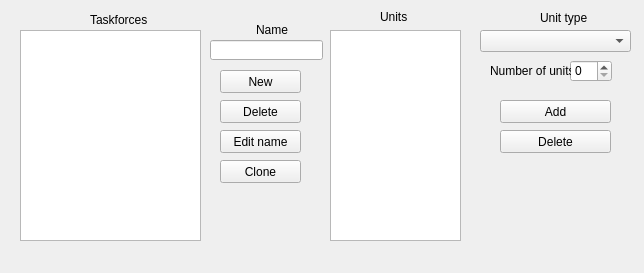
<?xml version="1.0" encoding="UTF-8"?>
<ui version="4.0">
 <class>TaskforceSection</class>
 <widget class="QDockWidget" name="TaskforceSection">
  <property name="geometry">
   <rect>
    <x>0</x>
    <y>0</y>
    <width>644</width>
    <height>273</height>
   </rect>
  </property>
  <property name="sizePolicy">
   <sizepolicy hsizetype="Preferred" vsizetype="Preferred">
    <horstretch>0</horstretch>
    <verstretch>0</verstretch>
   </sizepolicy>
  </property>
  <property name="floating">
   <bool>true</bool>
  </property>
  <property name="features">
   <set>QDockWidget::DockWidgetFloatable|QDockWidget::DockWidgetMovable</set>
  </property>
  <property name="allowedAreas">
   <set>Qt::AllDockWidgetAreas</set>
  </property>
  <property name="windowTitle">
   <string>Taskforce Section</string>
  </property>
  <widget class="QWidget" name="dockWidgetContents">
   <widget class="QListWidget" name="TaskforceList">
    <property name="geometry">
     <rect>
      <x>20</x>
      <y>30</y>
      <width>181</width>
      <height>211</height>
     </rect>
    </property>
    <property name="selectionMode">
     <enum>QAbstractItemView::MultiSelection</enum>
    </property>
   </widget>
   <widget class="QLabel" name="label">
    <property name="geometry">
     <rect>
      <x>90</x>
      <y>10</y>
      <width>71</width>
      <height>20</height>
     </rect>
    </property>
    <property name="text">
     <string>Taskforces</string>
    </property>
   </widget>
   <widget class="QPushButton" name="NewTaskforce">
    <property name="geometry">
     <rect>
      <x>220</x>
      <y>70</y>
      <width>81</width>
      <height>23</height>
     </rect>
    </property>
    <property name="text">
     <string>New</string>
    </property>
   </widget>
   <widget class="QPushButton" name="DeleteTaskforce">
    <property name="geometry">
     <rect>
      <x>220</x>
      <y>100</y>
      <width>81</width>
      <height>23</height>
     </rect>
    </property>
    <property name="text">
     <string>Delete</string>
    </property>
   </widget>
   <widget class="QListWidget" name="UnitList">
    <property name="geometry">
     <rect>
      <x>330</x>
      <y>30</y>
      <width>131</width>
      <height>211</height>
     </rect>
    </property>
   </widget>
   <widget class="QLabel" name="label_2">
    <property name="geometry">
     <rect>
      <x>380</x>
      <y>10</y>
      <width>46</width>
      <height>13</height>
     </rect>
    </property>
    <property name="text">
     <string>Units</string>
    </property>
   </widget>
   <widget class="QPushButton" name="AddUnit">
    <property name="geometry">
     <rect>
      <x>500</x>
      <y>100</y>
      <width>111</width>
      <height>23</height>
     </rect>
    </property>
    <property name="text">
     <string>Add</string>
    </property>
   </widget>
   <widget class="QPushButton" name="DeleteUnit">
    <property name="geometry">
     <rect>
      <x>500</x>
      <y>130</y>
      <width>111</width>
      <height>23</height>
     </rect>
    </property>
    <property name="text">
     <string>Delete</string>
    </property>
   </widget>
   <widget class="QComboBox" name="UnitBox">
    <property name="geometry">
     <rect>
      <x>480</x>
      <y>30</y>
      <width>151</width>
      <height>22</height>
     </rect>
    </property>
   </widget>
   <widget class="QLabel" name="label_3">
    <property name="geometry">
     <rect>
      <x>540</x>
      <y>10</y>
      <width>51</width>
      <height>16</height>
     </rect>
    </property>
    <property name="text">
     <string>Unit type</string>
    </property>
   </widget>
   <widget class="QSpinBox" name="UnitNumberBox">
    <property name="geometry">
     <rect>
      <x>570</x>
      <y>60</y>
      <width>42</width>
      <height>22</height>
     </rect>
    </property>
   </widget>
   <widget class="QLabel" name="label_4">
    <property name="geometry">
     <rect>
      <x>490</x>
      <y>60</y>
      <width>81</width>
      <height>21</height>
     </rect>
    </property>
    <property name="text">
     <string>Number of units</string>
    </property>
   </widget>
   <widget class="QPushButton" name="cloneTaskforce">
    <property name="geometry">
     <rect>
      <x>220</x>
      <y>160</y>
      <width>81</width>
      <height>23</height>
     </rect>
    </property>
    <property name="text">
     <string>Clone</string>
    </property>
   </widget>
   <widget class="QPushButton" name="editTaskforceName">
    <property name="geometry">
     <rect>
      <x>220</x>
      <y>130</y>
      <width>81</width>
      <height>23</height>
     </rect>
    </property>
    <property name="text">
     <string>Edit name</string>
    </property>
   </widget>
   <widget class="QLineEdit" name="taskforceNameEdit">
    <property name="geometry">
     <rect>
      <x>210</x>
      <y>40</y>
      <width>113</width>
      <height>20</height>
     </rect>
    </property>
   </widget>
   <widget class="QLabel" name="nameLabel">
    <property name="geometry">
     <rect>
      <x>256</x>
      <y>20</y>
      <width>41</width>
      <height>20</height>
     </rect>
    </property>
    <property name="text">
     <string>Name</string>
    </property>
   </widget>
  </widget>
 </widget>
 <resources/>
 <connections/>
</ui>
